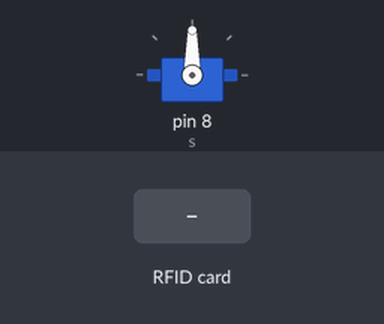
Bench run of a sketch on a simulated Arduino Uno, built with avr-gcc and run on an emulated ATmega328P. Shown: servo. The test bench sets the inputs (shaded band).

Above: at 1.2 s.
1.3 s: RFID card 5E 7A 19 C4 held to the reader
At 2.5 s:
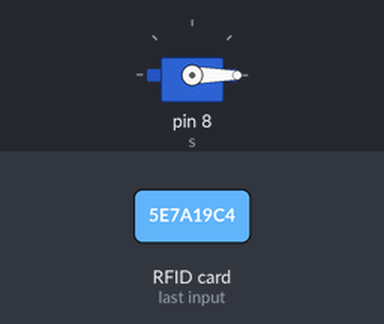
Timing chart, 0 to 4.3 s (numbered marks = the images above; inputs shaded):
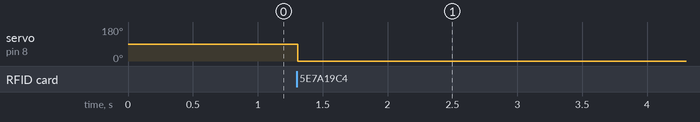

Measured:
- after the input at 1.3 s, servo on pin 8 (s): 90° → 0° at once

The sketch:

servo_close_open_door.ino
```cpp
#include<Servo.h>
#include <SPI.h>
#include <MFRC522.h>
int flag=0;
int i=0;
Servo s;
int pos=0;//position for close door
int pos1=30;//position for open door

#define SS_PIN 10
#define RST_PIN 9
MFRC522 mfrc522(SS_PIN, RST_PIN);   // Create MFRC522 instance.

void setup()
{
  Serial.begin(9600);   // Initiate a serial communication
  SPI.begin();      // Initiate  SPI bus
  mfrc522.PCD_Init();   // Initiate MFRC522
  s.attach(8);

}
void loop()
{
int ar1[10]={22,180,99,67};
//  Look for new cards
 if ( ! mfrc522.PICC_IsNewCardPresent())
 {
   return;
 }
  // Select one of the cards
 if ( ! mfrc522.PICC_ReadCardSerial())
  {
  return;
  }

  for(int i=0;i<4;i++)
  {
    if(mfrc522.uid.uidByte[i]==ar1[i])
    {
      flag++;
    }
    else
    {
      flag=0;
    }
    if(flag==4)
    {
      s.write(pos);
      delay(7000);
      s.write(pos1);
    }
    else
    {
      s.write(pos);
      }
   }
   mfrc522.PICC_HaltA();
   // Stop encryption on PCD
  mfrc522.PCD_StopCrypto1();
}
```
